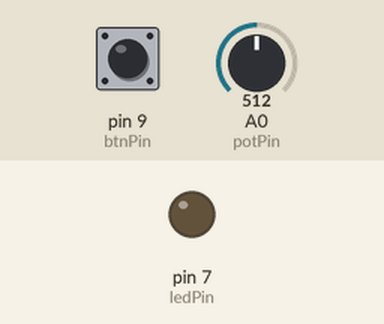
Recording of a sketch running on a simulated Arduino Uno, built with avr-gcc and run on an emulated ATmega328P. Parts: output pins drawn as LEDs (lit = HIGH). Dashed ring = blinking. Inputs (shaded band) come from the test bench; at power-on: A0 (potPin) = 512, pin 9 (btnPin) HIGH.

Above: at 0.1 s.
At 2.8 s:
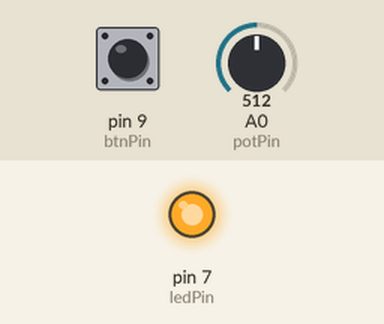
2.9 s: A0 (potPin) set to 792
5.6 s: A0 (potPin) set to 813
At 6.9 s:
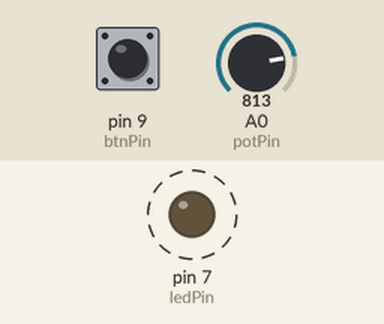
Timing chart, 0 to 15.1 s (numbered marks = the images above; inputs shaded):
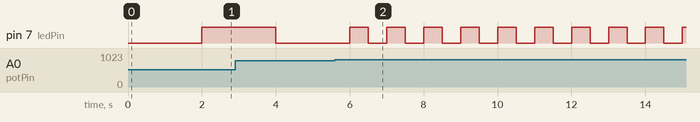

The sketch:

sensor-read.ino
```cpp
//Constants:
const int ledPin = 7;
const int potPin = A0;
const int btnPin = 9;

//Variables:
int value = 0;
bool ledState = false;

void setup()
{
    //Input or output
    pinMode(ledPin, OUTPUT);
    pinMode(potPin, INPUT);
    pinMode(btnPin, INPUT_PULLUP);
}

void loop()
{
    //process value
    value = analogRead(potPin);
    value = map(value, 0, 1023, 0, 255);

    bool btnState = digitalRead(btnPin);

    // delay condition depends on value
    int delayValue = (value > 200 && value <= 255) || !btnState ? 500
                     : (value > 100 && value <= 200)            ? 2000
                                                                : 4000;
    // int delayValue = 0;
    // if ((value > 200 && value <= 255) || btnState == false)
    // {
    //     delayValue = 500;
    // }
    // else if (value > 100 && value <= 200)
    // {
    //     delayValue = 2000;
    // }
    // else
    // {
    //     delayValue = 4000;
    // }

    digitalWrite(ledPin, ledState);
    delay(delayValue);

    //update state value
    ledState = !ledState;
}
```

Measured:
- the behaviour switches between 806 and 807 on A0 (potPin) (found by bisection; images 1 and 2)
- after the input at 5.6 s, pin 7 (ledPin): alternates HIGH for 0.50 s and LOW for 0.50 s, starting after 0.90 s
